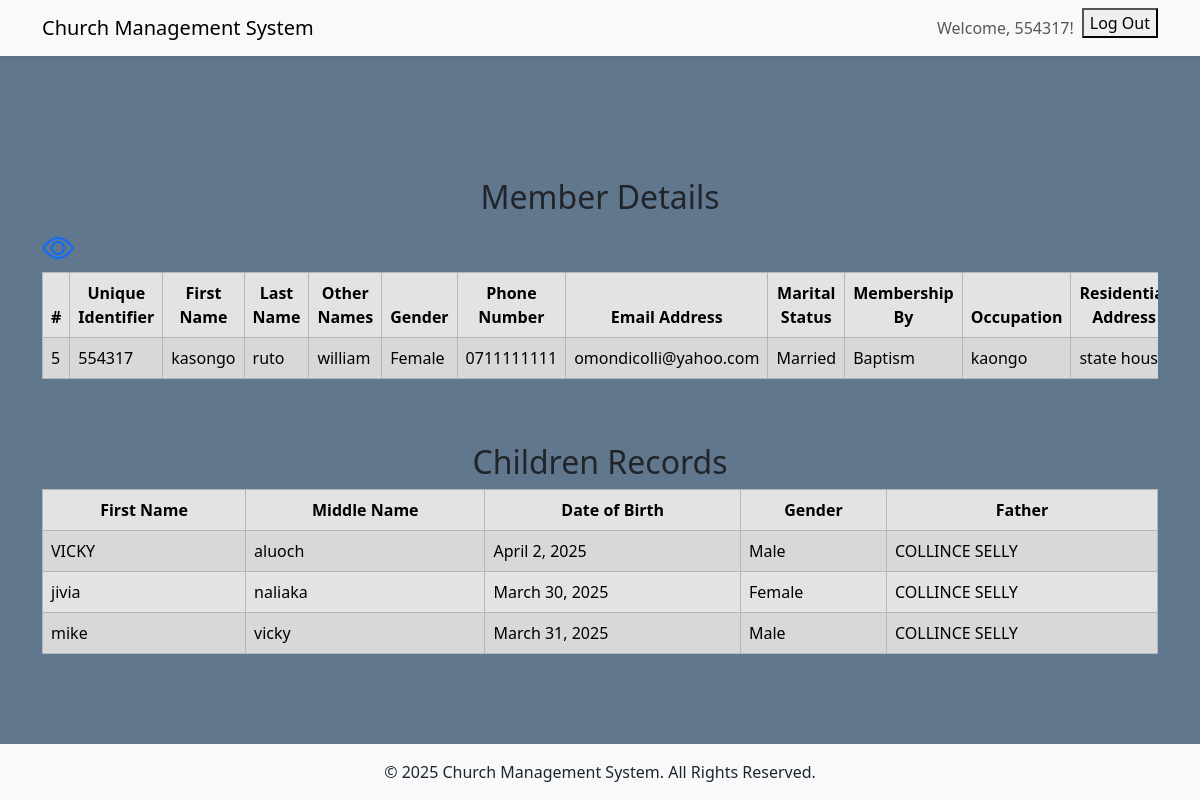
Page /individual/member/5/more/ (signed in) on the committed database.
### members/models.py (models this page shows, shortened)
class Members(models.Model):
    gender_choices = [
        ('Male', 'Male'),
        ('Female', 'Female'),
    ]
    marital_status_choices = [
        ('Married', 'Married'),
        ('Unmarried', 'Unmarried'),
        ('Widow/Widower', 'Widow/Widower'),
        ('Separated', 'Separated'),
        ('Divorced', 'Divorced'),
    ]
    membership_choices = [
        ('Transfer', 'Transfer'),
        ('Baptism', 'Baptism'),
    ]
    user = models.OneToOneField(User, on_delete=models.CASCADE, null=True, blank=True)
    first_name = models.CharField(max_length=100)
    last_name = models.CharField(max_length=100)
    middle_name = models.CharField(max_length=100)
    gender = models.CharField(max_length=10, choices=gender_choices)
    phone_number = models.CharField(max_length=15)
    email_address = models.EmailField()
    marital_status = models.CharField(max_length=20, choices=marital_status_choices)
    membership_by = models.CharField(max_length=10, choices=membership_choices)
    occupation = models.CharField(max_length=50)
    residence_address = models.CharField(max_length=200)
    unique_id = models.CharField(max_length=6, unique=True, editable=False, null=True)
    class Meta:
        verbose_name_plural = 'Members'

### children/models.py (models this page shows, shortened)
class Children(models.Model):
    GENDER_CHOICES = [
        ('Male','Male'),
        ('Female','Female'),
    ]
    father = models.ForeignKey(Members, on_delete=models.SET_NULL, null=True, blank=True, related_name='father_children')
    mother = models.ForeignKey(Members, on_delete=models.SET_NULL, null=True, blank=True, related_name='mother_children')
    first_name = models.CharField(max_length=50)
    middle_name = models.CharField(max_length=50)
    gender = models.CharField(max_length=15, choices=GENDER_CHOICES)
    date_of_birth = models.DateField()

### members/views.py (the view)
# urls.py: path('individual/member/<int:pk>/more/', IndividualMemberMoreDetailView.as_view(), name='individual_member_more'),
class IndividualMemberMoreDetailView(CustomLoginRequiredMixin, DetailView):
    model = Members
    template_name = 'members/individual_member_more.html'
    def get_queryset(self):
        return Members.objects.filter(user = self.request.user)
    def get_context_data(self, **kwargs):
        context = super().get_context_data(**kwargs)
        member = self.get_object()
        children_as_father = Children.objects.filter(father=member)
        children_as_mother = Children.objects.filter(mother=member)
        context['children_as_father'] = children_as_father
        context['children_as_mother'] = children_as_mother
        return context

### members/views.py (called while the page is built)
    def dispatch(self, request, *args, **kwargs):
        if not request.user.is_authenticated:
            return redirect('/')
        return super().dispatch(request, *args, **kwargs)

### members/templates/members/individual_member_more.html (shortened to what this page needs)
{% extends 'members/base.html' %}
{% block content %}
        <div class="container mt-5">
            <h2 class="text-center">Member Details</h2>
            <a href="{% url 'individual_contributions' members.pk %}" data-bs-toggle="tooltip" data-bs-placement="top" title="View contributions"> <i class="bi bi-eye" style="font-size: 2rem;"></i></a>
            <div class="table-responsive">
                <table class="table table-secondary table-striped table-hover table-bordered">
                    <thead class="text-center">
                        <tr>
                            <th>#</th>
                            <th>Unique Identifier</th>
                            <th>First Name</th>
                            <th>Last Name</th>
                            <th>Other Names</th>
                            <th>Gender</th>
                            <th>Phone Number</th>
                            <th>Email Address</th>
                            <th>Marital Status</th>
                            <th>Membership By</th>
                            <th>Occupation</th>
                            <th>Residential Address</th>
                        </tr>
                    </thead>
                    <tbody>
                        <tr>
                            <td>{{ object.id}}</td>
                            <td>{{ object.unique_id }}</td>
                            <td>{{ object.first_name }}</td>
                            <td>{{ object.last_name }}</td>
                            <td>{{ object.middle_name }}</td>
                            <td>{{ object.gender }}</td>
                            <td>{{ object.phone_number }}</td>
                            <td>{{ object.email_address }}</td>
                            <td>{{ object.marital_status }}</td>
                            <td>{{ object.membership_by }}</td>
                            <td>{{ object.occupation }}</td>
                            <td>{{ object.residence_address }}</td>
                        </tr>
                    </tbody>
                </table>
            </div>
            {% if children_as_mother %}
                <div class="row mt-5">
                    <div class="col-12">
                        <h2 class="text-center">Children Records</h2>
                        <div class="table-responsive">
                            <table class="table table-secondary table-striped table-hover table-bordered">
                                <thead class="text-center">
                                    <tr>
                                        <th>First Name</th>
                                        <th>Middle Name</th>
                                        <th>Date of Birth</th>
                                        <th>Gender</th>
                                        <th>Father</th>
                                    </tr>
                                </thead>
                                <tbody>
                                    {% for child in children_as_mother %}
                                        <tr>
                                            <td>{{ child.first_name }}</td>
                                            <td>{{ child.middle_name }}</td>
                                            <td>{{ child.date_of_birth }}</td>
                                            <td>{{ child.gender }}</td>
                                            <td>{{ child.father.first_name }} {{ child.father.last_name }}</td>
                                        </tr>
                                    {% endfor %}
                                </tbody>
                            </table>
                        </div>
                    </div>
                </div>
            {% endif %}
        </div>
{% endblock content %}

### members/templates/partials/navbar_logged_in.html (shortened to what this page needs)
<nav class="navbar navbar-expand-lg navbar-light bg-light shadow-sm">
    <div class="container">
        <a class="navbar-brand" href="#">Church Management System</a>
        {% if request.user.is_authenticated %}
        <div class="collapse navbar-collapse" id="navbarNav">
            <ul class="navbar-nav ms-auto">
                <li class="nav-item">
                    <span class="nav-link">Welcome, {{ request.user.username }}!</span>
                </li>
                <li class="nav-item">
                    <form action="{% url 'logout' %}" method="post">
                        <button type="submit">Log Out</button>
                    </form>
                </li>
            </ul>
        {% endif %}
        </div>
    </div>
</nav>

### members/static/members/main.css (style rules this page uses)
html, body { height: 100%; margin: 0; padding: 0; }
body { background-color: #61778d; display: flex; flex-direction: column; min-height: 100vh; }

### rows in the picture
Members: id "5", unique_id "554317", first_name "kasongo", last_name "ruto", middle_name "william", gender "Female", phone_number "0711111111", email_address "omondicolli@yahoo.com", marital_status "Married", membership_by "Baptism", occupation "kaongo", residence_address "state…"
Children: first_name "VICKY", middle_name "aluoch", date_of_birth "April 2, 2025", gender "Male", father.first_name "COLLINCE", father.last_name "SELLY"
Children: first_name "jivia", middle_name "naliaka", date_of_birth "March 30, 2025", gender "Female", father.first_name "COLLINCE", father.last_name "SELLY"
Children: first_name "mike", middle_name "vicky", date_of_birth "March 31, 2025", gender "Male", father.first_name "COLLINCE", father.last_name "SELLY"

### other values in the picture
{{ request.user.username }} "554317"
